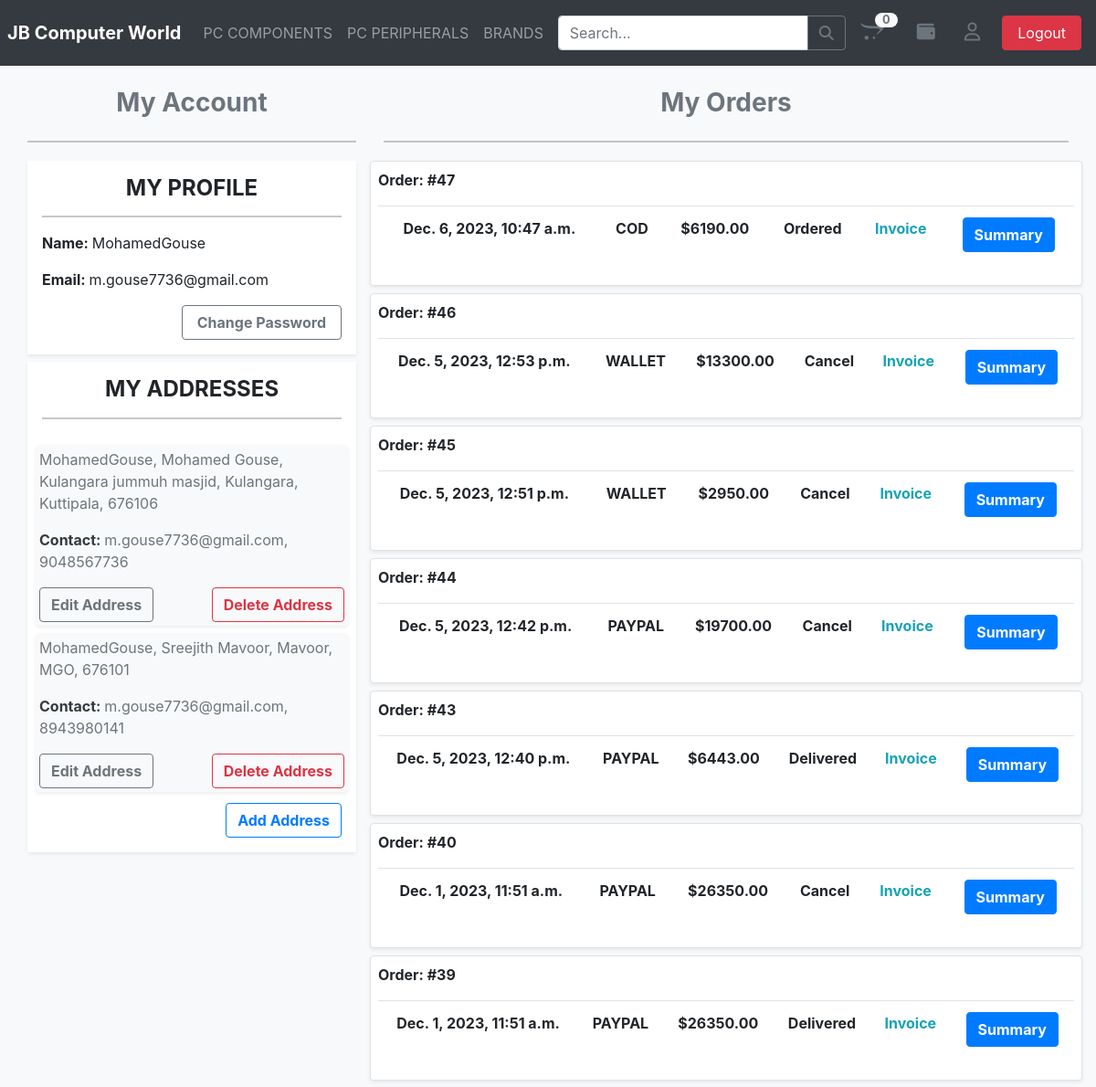
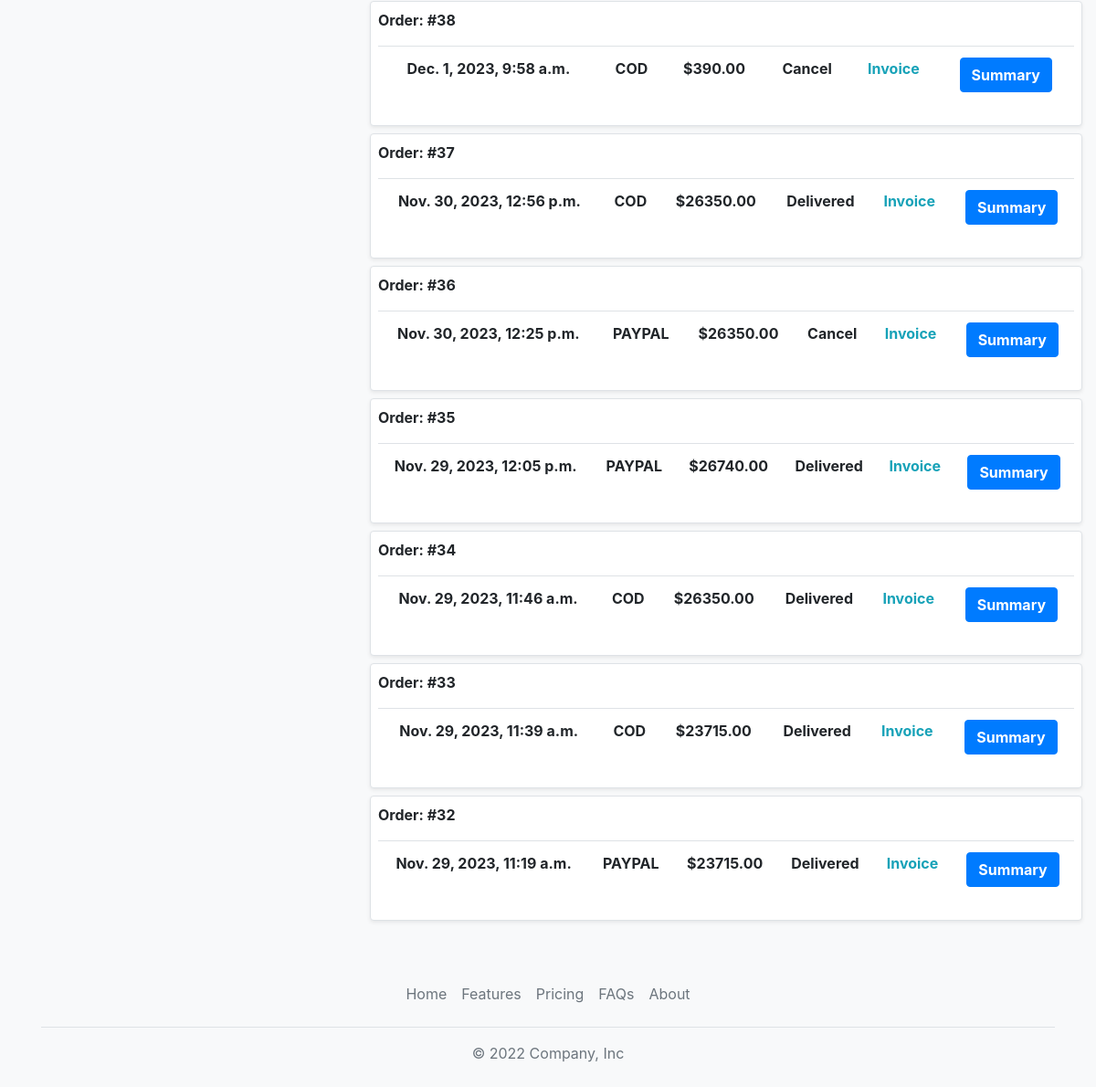
Screenshot of /profile/ (signed in) with the database file from the repository (2 pictures, top to bottom).
### acuser/models.py (models this page shows, shortened)
class UserAddress(models.Model):
    user = models.ForeignKey(User, on_delete=models.CASCADE)
    first_name = models.CharField(max_length=50)
    last_name = models.CharField(max_length=50)
    Email = models.CharField(max_length=50)
    phone = models.CharField(max_length=13)
    address = models.CharField(max_length=250)
    zipcode = models.CharField(max_length=6)
    place = models.CharField(max_length=250)

### order/models.py (models this page shows, shortened)
class Order(models.Model):
    COD = 'COD'
    PAYPAL = 'PAYPAL'
    WALLET = 'WALLET'
    PAYMENT_CHOICES = (
        (COD, 'COD'),
        (PAYPAL, 'PAYPAL'),
        (WALLET, 'WALLET')
    )
    ORDERED = 'Ordered'
    SHIPPED = 'Shipped'
    CANCEL = 'Cancel'
    DELIVERED = 'Delivered'
    STATUS_CHOICES = (
        (ORDERED, 'Ordered'),
        (SHIPPED, 'Shipped'),
        (CANCEL, 'Cancel'),
        (DELIVERED, 'Delivered')
    )
    user = models.ForeignKey(User, related_name='orders', blank=True, null=True, on_delete=models.CASCADE)
    address = models.ForeignKey(UserAddress, on_delete=models.SET_NULL, null=True)
    created_at = models.DateTimeField(auto_now_add=True)
    paid = models.BooleanField(default=False)
    paid_amount = models.IntegerField(blank=True, null=True)
    discount = models.IntegerField(blank=True, null=True, default=0)
    pay_method = models.CharField(max_length=20, choices=PAYMENT_CHOICES, default=COD)
    status = models.CharField(max_length=20, choices=STATUS_CHOICES, default=ORDERED)
    class Meta:
        ordering = ('-created_at',)

### acuser/views.py (the view)
# urls.py: path('profile/', profile, name='profile'),
@login_required
@never_cache
def profile(request):
    address = UserAddress.objects.filter(user=request.user)
    orders = Order.objects.filter(user=request.user).order_by('-id')
    return render(request, 'account/profile.html', {'address': address, 'orders': orders})

### cart/context_processor.py (called while the page is built)
def cart(request):
    total_cart_item = 0
    if request.user.is_authenticated:
        cart = CartItem.objects.filter(user=request.user)
        for item in cart:
            total_cart_item += item.quantity
    return {'total_cart_item': total_cart_item}

### templates/account/profile.html (shortened to what this page needs)
{% extends 'core/base.html' %}
{% block content %}
<div class="container-fluid">
    <div class="row py-3">
        <div class="col-md-4">
            <h3 class="fw-bold text-center text-secondary py-2">My Account</h3>
            <hr>
            <div class="row d-flex justify-content-center">
                <div class="col-12 my-1">
                    <div class="bg-white shadow-sm p-3">
                        <h4 class="text-center fw-bold text-uppercase">My Profile</h4>
                        <hr>
                        <p class=""><strong>Name: </strong>{{ request.user.username }}</p>
                        <p class=""><strong>Email: </strong>{{ request.user.email }}</p>
                        <div class="d-flex justify-content-end">
                            <a href="{% url 'change_password' %}" class="btn btn-outline-secondary px-3 fw-bold">Change Password</a>
                        </div>
                    </div>
                </div>
                <div class="col-12 my-1">
                    <div class="bg-white shadow-sm p-3">
                        <h4 class="text-center fw-bold text-uppercase">My Addresses</h4>
                        <hr>
                        <div class="row p-2">
                            {% for address in address %}
                                <div class="col-12 my-1 p-1 bg-light rounded shadow-sm">
                                    <p class="text-secondary">{{ address.user.username }}, {{ address.first_name }} {{ address.last_name }}, {{ address.address }}, {{ address.place }}, {{ address.zipcode }}</p>
                                    <p class="text-secondary"><strong class="text-dark">Contact: </strong>{{ address.Email }}, {{ address.phone }}</p>
                                    <div class="d-flex justify-content-between">
                                        <a href="{% url 'edit_address' address.id %}" class="btn btn-outline-secondary fw-bold">Edit Address</a>
                                        <a href="{% url 'delete_address' address.id %}" class="btn btn-outline-danger fw-bold">Delete Address</a>
                                    </div>
                                </div>
                            {% endfor %}
                        </div>
                        <div class="text-right">
                            <a href="{% url 'add_address' %}" class="btn btn-outline-primary fw-bold">Add Address</a>
                        </div>
                    </div>
                </div>
            </div>
        </div>
        <div class="col-md-8">
            <h3 class="fw-bold text-center text-secondary py-2">My Orders</h3>
            <hr>
            <div class="row">
                {% if orders %}
                    {% for order in orders %}
                        <div class="col-12 my-1 rounded bg-white shadow-sm border p-2">
                            <p class="fw-bold">Order: #{{ order.id }}</p>
                            <table class="table table-borderless text-center">
                                <tr>
                                    <th>{{ order.created_at }}</th>
                                    <th>{{ order.pay_method }}</th>
                                    <th>${{ order.paid_amount|floatformat:2 }}</th>
                                    <th>{{ order.status }}</th>
                                    <th><a href="{% url 'view_invoice' order.id %}" class="text-decoration-none text-info fw-bold">Invoice</a></th>
                                    <th><a href="{% url 'order_summary' order.id %}" class="btn btn-primary fw-bold">Summary</a></th>
                                </tr>
                            </table>
                        </div>
                    {% endfor %}
                {% else %}
                    <p>No orders yet.</p>
                {% endif %}
            </div>
        </div>
    </div>
</div>
{% endblock %}

### rows the page displays
UserAddress: user.username "MohamedGouse", first_name "Mohamed", last_name "Gouse", address "Kulangara jummuh masjid, Kulangara", place "Kuttipala", zipcode "676106", Email "m.gouse7736@gmail.com", phone "9048567736"
UserAddress: user.username "MohamedGouse", first_name "Sreejith", last_name "Mavoor", address "Mavoor", place "MGO", zipcode "676101", Email "m.gouse7736@gmail.com", phone "8943980141"
Order: id "47", created_at "Dec. 6, 2023, 10:47 a.m.", pay_method "COD", paid_amount "6190.00", status "Ordered"
Order: id "46", created_at "Dec. 5, 2023, 12:53 p.m.", pay_method "WALLET", paid_amount "13300.00", status "Cancel"
Order: id "45", created_at "Dec. 5, 2023, 12:51 p.m.", pay_method "WALLET", paid_amount "2950.00", status "Cancel"
Order: id "44", created_at "Dec. 5, 2023, 12:42 p.m.", pay_method "PAYPAL", paid_amount "19700.00", status "Cancel"
Order: id "43", created_at "Dec. 5, 2023, 12:40 p.m.", pay_method "PAYPAL", paid_amount "6443.00", status "Delivered"
Order: id "40", created_at "Dec. 1, 2023, 11:51 a.m.", pay_method "PAYPAL", paid_amount "26350.00", status "Cancel"
Order: id "39", created_at "Dec. 1, 2023, 11:51 a.m.", pay_method "PAYPAL", paid_amount "26350.00", status "Delivered"
Order: id "38", created_at "Dec. 1, 2023, 9:58 a.m.", pay_method "COD", paid_amount "390.00", status "Cancel"
Order: id "37", created_at "Nov. 30, 2023, 12:56 p.m.", pay_method "COD", paid_amount "26350.00", status "Delivered"
Order: id "36", created_at "Nov. 30, 2023, 12:25 p.m.", pay_method "PAYPAL", paid_amount "26350.00", status "Cancel"
Order: id "35", created_at "Nov. 29, 2023, 12:05 p.m.", pay_method "PAYPAL", paid_amount "26740.00", status "Delivered"
Order: id "34", created_at "Nov. 29, 2023, 11:46 a.m.", pay_method "COD", paid_amount "26350.00", status "Delivered"
Order: id "33", created_at "Nov. 29, 2023, 11:39 a.m.", pay_method "COD", paid_amount "23715.00", status "Delivered"
Order: id "32", created_at "Nov. 29, 2023, 11:19 a.m.", pay_method "PAYPAL", paid_amount "23715.00", status "Delivered"

### other values shown
{{ total_cart_item }} "0"
{{ request.user.username }} "MohamedGouse"
{{ request.user.email }} "m.gouse7736@gmail.com"
